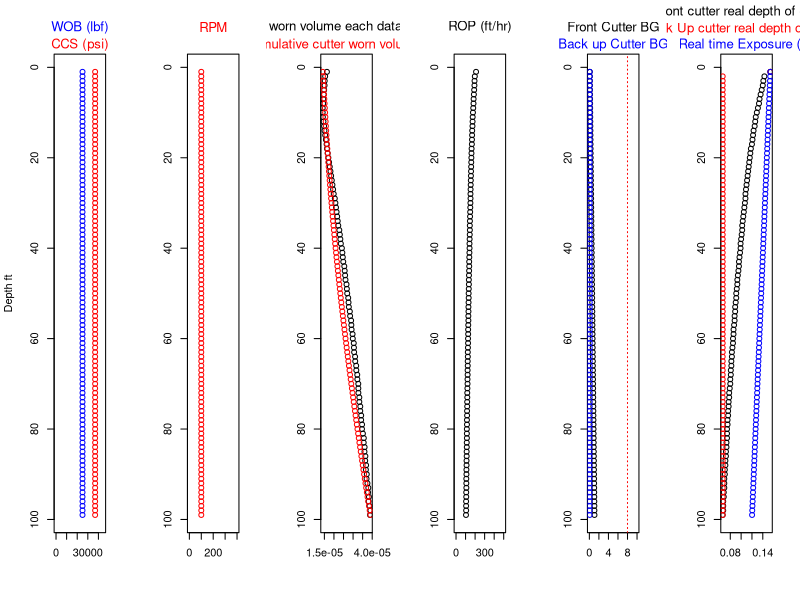

Source code (R):
Db <- 8.5 #bit diameter
Re <- Db/((2^0.5)*2) # effective radius
Ce <- 1 # cutter front area efficiency
# WOB <- 25000 # weight on bit klbf
# RPM <- 100 #
# CCS <- 41000 # in psi
NOC <- 32 # number of cutters
Dc <- 0.5 # cutter diameter in inch
Rc <- Dc/2 #cutter radius in inch
BR <- 20 # Back Rake in angle
SR <- 0 # Side Rake in angle
wSTUD <- 0 # weight 1 STUD
wPDC <- 1 # weight 2 PDC
Emb_Length <- 0.2 # Cutter embedded length  
Lcutter <- 2 # cutter length in inch
CutterT <- 0.0276 # cutter thickness in inch
ROPcoff <- 300 # ROP coefficient  
BGThershold <- 8*(Lcutter-Emb_Length)*tan(BR*pi/180)/Dc

#---------------------------------------------
# Cutter Wear Flat Area Temprature parameters
# Tf <- 50 # fluid temprature in C
# kf <- 0.04 # cutter/rock friction coefficient
f <- 0.5 # thermal response function 
# alpha_f <- 1 # 
#---------------------------------------------
DataTimeInter <- 1 # sec
#-----------------------------BG Column

# BG <- read.csv("C:/Users/DASLAB Hareland 3/Desktop/R calc file/ROP drafts/BG.csv", header = T)
BG <- read.csv("../Drilling Simulator/BG.csv", header = T)
BG <- 0.01*BG
Num_of_Data <- nrow(BG)
# BU_BG <- read.csv("C:/Users/DASLAB Hareland 3/Desktop/R calc file/ROP drafts/BU_BG.csv", header = T)
BU_BG <- read.csv("../Drilling Simulator/BU_BG.csv", header = T)
BU_BG <- 0.01*BU_BG
Num_of_Data <- nrow(BU_BG)

EXPR_new <- 0.15 #Back up cutter exposed when both cutters are new
EXPR_realtime <- matrix(0,Num_of_Data,1)
colnames(EXPR_realtime) <- "inch"


#-----ROP (ft/hr)-----------------------------
ROP <- matrix(0,Num_of_Data,1)
ROP <- data.frame(ROP)
colnames(ROP) <- 'ROP (ft/hr)'
#----------------------------WOB Column
# WOB <- read.csv("C:/Users/DASLAB Hareland 3/Desktop/R calc file/ROP drafts/WOB.csv", header = T)
WOB <- read.csv("../Drilling Simulator/WOB.csv", header = T)
WOC <- WOB/NOC
colnames(WOC) <- 'WOC,lbf'
#----------------------------RPM Column
# RPM <- read.csv("C:/Users/DASLAB Hareland 3/Desktop/R calc file/ROP drafts/RPM.csv", header = T)
RPM <- read.csv("../Drilling Simulator/RPM.csv", header = T)
#----------------------------CCS Column
# CCS <- read.csv("C:/Users/DASLAB Hareland 3/Desktop/R calc file/ROP drafts/CCS.csv", header = T)
CCS <- read.csv("../Drilling Simulator/CCS.csv", header = T)
#----------------------------Tf Column
# Tf <- read.csv("C:/Users/DASLAB Hareland 3/Desktop/R calc file/ROP drafts/Tf.csv", header = T)
Tf <- read.csv("../Drilling Simulator/Tf.csv", header = T)
#----------------------------kf Column
# kf <- read.csv("C:/Users/DASLAB Hareland 3/Desktop/R calc file/ROP drafts/kf.csv", header = T)
kf <- read.csv("../Drilling Simulator/Kf.csv", header = T)
#----------------------------alpha_f Column
# alpha_f <- read.csv("C:/Users/DASLAB Hareland 3/Desktop/R calc file/ROP drafts/alpha_f.csv", header = T)
alpha_f <- read.csv("../Drilling Simulator/alpha_f.csv", header = T)
#----------------------------thermal response function 
# f <- read.csv("C:/Users/DASLAB Hareland 3/Desktop/R calc file/ROP drafts/f.csv", header = T)
f <- read.csv("../Drilling Simulator/f.csv", header = T)
#----------------------------khf (w/cm/C) 
# khf <- read.csv("C:/Users/DASLAB Hareland 3/Desktop/R calc file/ROP drafts/khf.csv", header = T)
khf <- read.csv("../Drilling Simulator/Khf.csv", header = T)
#----------------------------FN1 and FN2 
#normal forces on cutter and back up cutter
FN1 <- matrix(0,Num_of_Data,1)
colnames(FN1) <- "Lbf"
FN2 <- matrix(0,Num_of_Data,1)
colnames(FN2) <- "Lbf"
#=============Tw and BU_Tw
Tw <- matrix(0,Num_of_Data,1)
colnames(Tw) <- "c"
BU_Tw <- matrix(0,Num_of_Data,1)
colnames(BU_Tw) <- "c"

#-----Cutters work (base and backup)--
work1 <- matrix(0,Num_of_Data,1)
colnames(work1) <- "ft.Lbf"
work2 <- matrix(0,Num_of_Data,1)
colnames(work2) <- "ft.Lbf"
workT <- matrix(0,Num_of_Data,1)
colnames(workT) <- "ft.Lbf"
BU_work1 <- matrix(0,Num_of_Data,1)
colnames(BU_work1) <- "ft.Lbf"
BU_work2 <- matrix(0,Num_of_Data,1)
colnames(BU_work2) <- "ft.Lbf"
BU_workT <- matrix(0,Num_of_Data,1)
colnames(BU_workT) <- "ft.Lbf"

#average wear coff of PDC and STUD 1 and 2
#1
alphaAve <- matrix(0,Num_of_Data,1)
colnames(alphaAve) <- "(ft.Lbf)/inch3"
#2
BU_alphaAve <- matrix(0,Num_of_Data,1)
colnames(BU_alphaAve) <- "(ft.Lbf)/inch3"

#1
cutter_worn_vol_each_datapoint <- matrix(0,Num_of_Data,1)
colnames(cutter_worn_vol_each_datapoint) <- "inch3"
#2
BU_cutter_worn_vol_each_datapoint <- matrix(0,Num_of_Data,1)
colnames(BU_cutter_worn_vol_each_datapoint) <- "inch3"

#1
comulative_cutter_worn_vol <- matrix(0,Num_of_Data,1)
colnames(comulative_cutter_worn_vol) <- "inch3"
#2
BU_comulative_cutter_worn_vol <- matrix(0,Num_of_Data,1)
colnames(BU_comulative_cutter_worn_vol) <- "inch3"

wear_cof_PDC <- 350000000 # (ft.Lbf)/inch3 of pure PDC material
wear_cof_STUD <- 20000 # (ft.Lbf)/inch3 of pure STUD material

#----------------------------Cutter Velocity (m/s) Column
Cutter_Velocity <- 2*pi*RPM*Re*0.0254/60
colnames(Cutter_Velocity) <- 'Cutter_Velocity,m/s'
#----------------------------cutter wear flat length,L (cm) Column
cutter_wearflat_length <- (BG*Dc/8)/sin(pi*BR/180)*2.54
colnames(cutter_wearflat_length) <- 'cutter_wearflat_length,cm'
BU_cutter_wearflat_length <- (BU_BG*Dc/8)/sin(pi*BR/180)*2.54
colnames(BU_cutter_wearflat_length) <- 'BU_cutter_wearflat_length,cm'

NeedToCovered <- (WOB/NOC)/(CCS)
colnames(NeedToCovered) <- 'NeedToCovered'
Max_DOC_OnCutterFace <- (Dc)*cos(BR*pi/180) 
Max_DOC <- Max_DOC_OnCutterFace*cos(BR*pi/180)

#-------------------------------------------------------------------------
BGDc8 <- BG*Dc/8
colnames(BGDc8) <- 'BGDc8'
BGDc8Cos <- BGDc8*cos(BR*pi/180)
colnames(BGDc8Cos) <- 'BGDc8Cos'

BU_BGDc8 <- BU_BG*Dc/8
colnames(BU_BGDc8) <- 'BU_BGDc8'
BU_BGDc8Cos <- BU_BGDc8*cos(BR*pi/180)
colnames(BU_BGDc8Cos) <- 'BU_BGDc8Cos'

#difference between weighted area beneath the cutter and needed area to be covered
Diff_AwW_T_NeedToCovered <- 0 -NeedToCovered
colnames(Diff_AwW_T_NeedToCovered) <- 'Diff_AwW_T_NeedToCovered'

#-------------------------------------------------------------------------
#finding the depth of cut and BG/BU_BG
DOC_accuracy <- 0.0001 # accuracy for finding depth of cut
StepSize <- 0.001

wornVol_accuracy <- 0.0001 #cutter worn volume acuracy
addBG <- 0.01
#===================Cutter #1==================
#==============================================
DOC_real <- matrix(0,nrow=Num_of_Data,ncol=1)
AH_Matrix <- matrix(0,nrow=Num_of_Data,ncol=1)
AV_Matrix <- matrix(0,nrow=Num_of_Data,ncol=1)
DepthOfCut_P <- matrix(0,nrow=Num_of_Data,ncol=1)
DOC_OCF <- matrix(0,nrow=Num_of_Data,ncol=1)
AOCFClean <- matrix(0,nrow=Num_of_Data,ncol=1)
AWOBG <- matrix(0,nrow=Num_of_Data,ncol=1)
ACT <- matrix(0,nrow=Num_of_Data,ncol=1)
AH <- matrix(0,nrow=Num_of_Data,ncol=1)
AV <- matrix(0,nrow=Num_of_Data,ncol=1)
AwTotal <- matrix(0,nrow=Num_of_Data,ncol=1)
AwPDC <- matrix(0,nrow=Num_of_Data,ncol=1)
AwSTUD <- matrix(0,nrow=Num_of_Data,ncol=1)

#==============================================
#==============================================
#===================Cutter #2==================
#==============================================
BU_DOC_real <- matrix(0,nrow=Num_of_Data,ncol=1)
BU_AH_Matrix <- matrix(0,nrow=Num_of_Data,ncol=1)
BU_AV_Matrix <- matrix(0,nrow=Num_of_Data,ncol=1)
BU_DepthOfCut_P <- matrix(0,nrow=Num_of_Data,ncol=1)
BU_DOC_OCF <- matrix(0,nrow=Num_of_Data,ncol=1)
BU_AOCFClean <- matrix(0,nrow=Num_of_Data,ncol=1)
BU_AWOBG <- matrix(0,nrow=Num_of_Data,ncol=1)
BU_ACT <- matrix(0,nrow=Num_of_Data,ncol=1)
BU_AH <- matrix(0,nrow=Num_of_Data,ncol=1)
BU_AV <- matrix(0,nrow=Num_of_Data,ncol=1)
BU_AwTotal <- matrix(0,nrow=Num_of_Data,ncol=1)
BU_AwPDC <- matrix(0,nrow=Num_of_Data,ncol=1)
BU_AwSTUD <- matrix(0,nrow=Num_of_Data,ncol=1)
#==============================================
#==============================================

#1
cwv <- 0 # cutter worn volume counter "comulative"
#2
BU_cwv <- 0 # cutter worn volume counter "comulative" for back up cutter





























for (i in 1:Num_of_Data){
  
  
  # sprintf("i number is = %i", i) 
  
  DepthOfCut_P[i,1] <- BGDc8Cos[i,1]
  colnames(DepthOfCut_P) <- 'DepthOfCut_P'
  BU_DepthOfCut_P[i,1] <- BU_BGDc8Cos[i,1]
  colnames(BU_DepthOfCut_P) <- 'BU_DepthOfCut_P'
  j <- 0
  
  while(DepthOfCut_P[i,1] < Max_DOC && Diff_AwW_T_NeedToCovered[i,1] < DOC_accuracy){
    
    j <- j+1
    
    
    DepthOfCut_P[i,1] <- DepthOfCut_P[i,1] + StepSize
    
    cat("i=",i,"and J=",j, "\n")
    
    #=======================Cutter #1=========================
    #=========================================================
    #=========================================================
    #=========================================================
    #=========================================================
    
    DOC_OCF[i,1] <- DepthOfCut_P[i,1]/(cos(BR*pi/180));# print(DOC_OCF[1,1])
    colnames(DOC_OCF) <- 'DOC_OCF'
    # AreaOnCutterFaceClean = AOCFC
    AOCFClean[i,1] <- (Rc^2)*acos((Rc-DOC_OCF[i,1])/Rc)-(Rc-DOC_OCF[i,1])*(2*Rc*DOC_OCF[i,1]-(DOC_OCF[i,1])^2)^0.5;# print(AOCFClean[1,1])
    colnames(AOCFClean) <- 'AOCFClean'
    # AreaWornOutBG = AWOBG # worn out area on cutter face
    AWOBG[i,1] <- (Rc^2)*acos((Rc-BGDc8[i,1])/Rc)-(Rc-BGDc8[i,1])*(2*Rc*BGDc8[i,1]-(BGDc8[i,1])^2)^0.5; #print(AWOBG[1,1])
    colnames(AWOBG) <- 'AWOBG'
    #Area Cut Total = ACT # total aera on cutter face
    ACT[i,1] <- AOCFClean[i,1] -AWOBG[i,1]
    colnames(ACT) <- 'ACT'
    # area beneath the cutter
    AH[i,1] <- ACT[i,1]*sin(BR*pi/180)
    colnames(AH) <- 'AH'
    # area infront of cutter
    AV[i,1] <- ACT[i,1]*cos(BR*pi/180)*cos(SR*pi/180)
    colnames(AV) <- 'AV'
    
    #-----------------------------------------
    #calc for Aw total
    Aw1 <- (BG[i,1]*Dc/8)*cos(BR*pi/180)
    Aw2 <- (Aw1-Lcutter*cos((90-BR)*pi/180))/sin((90-BR)*pi/180)
    if (Aw2<0){Aw3 <- 0} else {Aw3 <- Aw2}
    Aw4 <- Aw1/sin((90-BR)*pi/180)
    if (Aw4<Dc){Aw5 <- Aw4} else {Aw5 <- Dc}
    Aw6 <- (Aw5-Rc)/Rc
    Aw7 <- (Aw3-Rc)/Rc
    Aw8 <- (Aw5-Rc)
    Aw9 <- (Aw3-Rc)
    Aw10 <- ((2*Rc*Aw5-Aw5^2)^0.5)/(Rc)^2
    Aw11 <- ((2*Rc*Aw3-Aw3^2)^0.5)/(Rc)^2
    Aw12 <- (Rc^2/2)*(asin(Aw6)+Aw8*Aw10)
    Aw13 <- (Rc^2/2)*(asin(Aw7)+Aw9*Aw11)
    Aw14 <- (Aw12-Aw13)*(2/cos((90-BR)*pi/180))
    AwTotal[i,1] <- Aw14
    
    AwPDC1 <- (BG[i,1]*Dc/8)*cos(BR*pi/180)
    AwPDC2 <- (Aw1-CutterT*cos((90-BR)*pi/180))/sin((90-BR)*pi/180)
    if (AwPDC2<0){AwPDC3 <- 0} else {AwPDC3 <- AwPDC2}
    AwPDC4 <- AwPDC1/sin((90-BR)*pi/180)
    if (AwPDC4<Dc){AwPDC5 <- AwPDC4} else {AwPDC5 <- Dc}
    AwPDC6 <- (AwPDC5-Rc)/Rc
    AwPDC7 <- (AwPDC3-Rc)/Rc
    AwPDC8 <- (AwPDC5-Rc)
    AwPDC9 <- (AwPDC3-Rc)
    AwPDC10 <- ((2*Rc*AwPDC5-AwPDC5^2)^0.5)/(Rc)^2
    AwPDC11 <- ((2*Rc*AwPDC3-AwPDC3^2)^0.5)/(Rc)^2
    AwPDC12 <- (Rc^2/2)*(asin(AwPDC6)+AwPDC8*AwPDC10)
    AwPDC13 <- (Rc^2/2)*(asin(AwPDC7)+AwPDC9*AwPDC11)
    AwPDC14 <- (AwPDC12-AwPDC13)*(2/cos((90-BR)*pi/180))
    AwPDC[i,1] <- AwPDC14
    
    AwSTUD[i,1] <- AwTotal[i,1]-AwPDC[i,1]
    AwW <- wSTUD*AwSTUD[i,1] + wPDC*AwPDC[i,1] + AH[i,1]
    #=========================================================
    #=========================================================
    #=========================================================
    #=========================================================
    #=======================Cutter #2=========================
    
    EXPR_realtime[i,1] <- EXPR_new - BGDc8Cos[i,1] + BU_BGDc8Cos[i,1]
    
    if (DepthOfCut_P[i,1] > EXPR_new+BU_BGDc8Cos[i,1]){
      
      BU_DepthOfCut_P[i,1] <- DepthOfCut_P[i,1] - EXPR_new
      
      BU_DOC_OCF[i,1] <- BU_DepthOfCut_P[i,1]/(cos(BR*pi/180))
      colnames(BU_DOC_OCF) <- 'BU_DOC_OCF'
      # AreaOnCutterFaceClean = AOCFC
      BU_AOCFClean[i,1] <- (Rc^2)*acos((Rc-BU_DOC_OCF[i,1])/Rc)-(Rc-BU_DOC_OCF[i,1])*(2*Rc*BU_DOC_OCF[i,1]-(BU_DOC_OCF[i,1])^2)^0.5
      colnames(BU_AOCFClean) <- 'BU_AOCFClean'
      # AreaWornOutBG = AWOBG # worn out area on cutter face
      BU_AWOBG[i,1] <- (Rc^2)*acos((Rc-BU_BGDc8[i,1])/Rc)-(Rc-BU_BGDc8[i,1])*(2*Rc*BU_BGDc8[i,1]-(BU_BGDc8[i,1])^2)^0.5
      colnames(BU_AWOBG) <- 'BU_AWOBG'
      #Area Cut Total = ACT # total aera on cutter face
      BU_ACT[i,1] <- BU_AOCFClean[i,1] -BU_AWOBG[i,1]
      colnames(BU_ACT) <- 'BU_ACT'
      # area beneath the cutter
      BU_AH[i,1] <- BU_ACT[i,1]*sin(BR*pi/180)
      colnames(BU_AH) <- 'BU_AH'
      # area infront of cutter
      BU_AV[i,1] <- BU_ACT[i,1]*cos(BR*pi/180)*cos(SR*pi/180)
      colnames(BU_AV) <- 'BU_AV'
      
      #-----------------------------------------
      #calc for Aw total
      BU_Aw1 <- (BU_BG[i,1]*Dc/8)*cos(BR*pi/180)
      BU_Aw2 <- (BU_Aw1-Lcutter*cos((90-BR)*pi/180))/sin((90-BR)*pi/180)
      if (BU_Aw2<0){BU_Aw3 <- 0} else {BU_Aw3 <- BU_Aw2}
      BU_Aw4 <- BU_Aw1/sin((90-BR)*pi/180)
      if (BU_Aw4<Dc){BU_Aw5 <- BU_Aw4} else {BU_Aw5 <- Dc}
      BU_Aw6 <- (BU_Aw5-Rc)/Rc
      BU_Aw7 <- (BU_Aw3-Rc)/Rc
      BU_Aw8 <- (BU_Aw5-Rc)
      BU_Aw9 <- (BU_Aw3-Rc)
      BU_Aw10 <- ((2*Rc*BU_Aw5-BU_Aw5^2)^0.5)/(Rc)^2
      BU_Aw11 <- ((2*Rc*BU_Aw3-BU_Aw3^2)^0.5)/(Rc)^2
      BU_Aw12 <- (Rc^2/2)*(asin(BU_Aw6)+BU_Aw8*BU_Aw10)
      BU_Aw13 <- (Rc^2/2)*(asin(BU_Aw7)+BU_Aw9*BU_Aw11)
      BU_Aw14 <- (BU_Aw12-BU_Aw13)*(2/cos((90-BR)*pi/180))
      BU_AwTotal[i,1] <- BU_Aw14
      
      BU_AwPDC1 <- (BU_BG[i,1]*Dc/8)*cos(BR*pi/180)
      BU_AwPDC2 <- (BU_Aw1-CutterT*cos((90-BR)*pi/180))/sin((90-BR)*pi/180)
      if (BU_AwPDC2<0){BU_AwPDC3 <- 0} else {BU_AwPDC3 <- BU_AwPDC2}
      BU_AwPDC4 <- BU_AwPDC1/sin((90-BR)*pi/180)
      if (BU_AwPDC4<Dc){BU_AwPDC5 <- BU_AwPDC4} else {BU_AwPDC5 <- Dc}
      BU_AwPDC6 <- (BU_AwPDC5-Rc)/Rc
      BU_AwPDC7 <- (BU_AwPDC3-Rc)/Rc
      BU_AwPDC8 <- (BU_AwPDC5-Rc)
      BU_AwPDC9 <- (BU_AwPDC3-Rc)
      BU_AwPDC10 <- ((2*Rc*BU_AwPDC5-BU_AwPDC5^2)^0.5)/(Rc)^2
      BU_AwPDC11 <- ((2*Rc*BU_AwPDC3-BU_AwPDC3^2)^0.5)/(Rc)^2
      BU_AwPDC12 <- (Rc^2/2)*(asin(BU_AwPDC6)+BU_AwPDC8*BU_AwPDC10)
      BU_AwPDC13 <- (Rc^2/2)*(asin(BU_AwPDC7)+BU_AwPDC9*BU_AwPDC11)
      BU_AwPDC14 <- (BU_AwPDC12-BU_AwPDC13)*(2/cos((90-BR)*pi/180))
      BU_AwPDC[i,1] <- BU_AwPDC14
      
      BU_AwSTUD[i,1] <- BU_AwTotal[i,1]-BU_AwPDC[i,1]
      BU_AwW <- wSTUD*BU_AwSTUD[i,1] + wPDC*BU_AwPDC[i,1] + BU_AH[i,1]
      
      
    } 
    else{
      
      BU_AwW <- 0
      
    }
    
    #=========================================================
    #=========================================================
    #=========================================================
    #=========================================================
    #=========================================================
    
    
    AwW_T=AwW+BU_AwW #total weighted area beneath the cutter
    Diff_AwW_T_NeedToCovered[i,1] <- AwW_T -NeedToCovered[i,1]
    # DepthOfCut_P[i,1] <- DepthOfCut_P[i,1] + StepSize
    #-------------------------------------------------------------------------
    
  }
  
  
  
  
  
  
  DOC_real[i,1] <- DepthOfCut_P[i,1]- BGDc8Cos[i,1]
  colnames(DOC_real) <- 'DOC_real'
  AH_Matrix[i,1] <- AH[i,1]
  colnames(AH) <- 'AH'
  AV_Matrix[i,1] <- AV[i,1]
  colnames(AV) <- 'AV'
  FN1[i,1] <- AwW/AwW_T
  
  if (DepthOfCut_P[i,1] > EXPR_new+BU_BGDc8Cos[i,1]){
    
    BU_DOC_real[i,1] <- BU_DepthOfCut_P[i,1]- BU_BGDc8Cos[i,1]
    colnames(BU_DOC_real) <- 'BU_DOC_real'
    BU_AH_Matrix[i,1] <- BU_AH[i,1]
    colnames(BU_AH) <- 'BU_AH'
    BU_AV_Matrix[i,1] <- BU_AV[i,1]
    colnames(BU_AV) <- 'BU_AV'
    FN2[i,1] <- BU_AwW/AwW_T
    
  }
  else{
    
    BU_DOC_real[i,1] <- 0
    colnames(BU_DOC_real) <- 'BU_DOC_real'
    BU_AH_Matrix[i,1] <- 0
    colnames(BU_AH) <- 'BU_AH'
    BU_AV_Matrix[i,1] <- 0
    colnames(BU_AV) <- 'BU_AV'
    FN2[i,1] <- 0
    
  }
  
  
  
  ROP[i,1] <- ROPcoff*(5*RPM[i,1]*Re*Ce*((AV_Matrix[i,1]+BU_AV_Matrix[i,1])/2)/(pi*Db*Db/4))
  
  
  
  
  
  
  
  #============================================WEAR AND TEMPRATURE================================================
  #============================================WEAR AND TEMPRATURE================================================
  #============================================WEAR AND TEMPRATURE================================================
  #============================================WEAR AND TEMPRATURE================================================
  #============================================WEAR AND TEMPRATURE================================================
  #============================================WEAR AND TEMPRATURE================================================
  
  if (EXPR_realtime[i,1] > 0){
    # calculations for cutter 1 and 2 for temprature and wear when the EXPR is not zero. Cutters are not in the same level.
    
    
    
    
    # for cutter 1
    ##############
    ##############
    ##############
    ##############
    cutter_wearflat_length[i,1] <- (BG[i,1]*Dc/8)/sin(pi*BR/180)*2.54
    colnames(cutter_wearflat_length) <- 'cutter_wearflat_length,cm'
    
    Tw[i,1] <- Tf[i,1]+((kf[i,1]*(FN1[i,1]*WOC[i,1])*Cutter_Velocity[i,1]*f[i,1])/(AwTotal[i,1]*6.4516))*
      ((1+(3*(pi^0.5)/4)*f[i,1]*khf[i,1]*(Cutter_Velocity[i,1]/(cutter_wearflat_length[i,1]*alpha_f[i,1]))^0.5)^-1)
    
    #============================================================wear function
    work1[i,1] <- (0.083*kf[i,1]*(FN1[i,1]*WOC[i,1])*RPM[i,1]*(2*pi*Re))*(DataTimeInter/60)
    work2[i,1] <- (0.083*Ce*AV_Matrix[i,1]*(2*pi*Re)*RPM[i,1]*CCS[i,1])*(DataTimeInter/60)
    workT[i,1] <- work1[i,1] + work2[i,1]
    alphaAve[i,1] <- (AwPDC[i,1]/AwTotal[i,1])*wear_cof_PDC+(AwSTUD[i,1]/AwTotal[i,1])*wear_cof_STUD
    cutter_worn_vol_each_datapoint[i,1] <- workT[i,1]/alphaAve[i,1]
    
    cwv <- cutter_worn_vol_each_datapoint[i,1]+ cwv
    comulative_cutter_worn_vol[i,1] <- cwv
    
    #calculate the BG by reverse cutter volume equation
    
    V_total_worn_theory <- 0
    
    while(V_total_worn_theory - comulative_cutter_worn_vol[i,1] < wornVol_accuracy){
      
      
      if (i==1){
        BG[i,1] <- BG[i,1] + addBG 
        
        
        V_total_worn_theory <- (-1)*((((Dc/2)^3)/tan(pi*BR/180))*
                                       ((((Dc/2)-(BG[i,1]*Dc/8))/(Dc/2))*acos((((Dc/2)-(BG[i,1]*Dc/8))/(Dc/2)))-
                                          ((1-((((Dc/2)-(BG[i,1]*Dc/8))/(Dc/2)))^2))^0.5)+(((Dc/2)^3)/3*tan(pi*BR/180))*
                                       ((1-((((Dc/2)-(BG[i,1]*Dc/8))/(Dc/2)))^2)^0.5)^3)
        
        cat("i==1 and For i=",i,"///   BG=",BG[i,1]," ///   CTWV=",comulative_cutter_worn_vol[i,1],
            "///   theoryV=",V_total_worn_theory,"///   diff=",V_total_worn_theory - comulative_cutter_worn_vol[i,1], "\n")
        
      } 
      else{
        BG[i,1] <- BG[i-1,1] + addBG
        
        # cat("BG=",BG[i,1])
        
        V_total_worn_theory <- (-1)*((((Dc/2)^3)/tan(pi*BR/180))*
                                       ((((Dc/2)-(BG[i,1]*Dc/8))/(Dc/2))*acos((((Dc/2)-(BG[i,1]*Dc/8))/(Dc/2)))-
                                          ((1-((((Dc/2)-(BG[i,1]*Dc/8))/(Dc/2)))^2))^0.5)+(((Dc/2)^3)/3*tan(pi*BR/180))*
                                       ((1-((((Dc/2)-(BG[i,1]*Dc/8))/(Dc/2)))^2)^0.5)^3)
        
        cat("i==1 and For i=",i,"///   BG=",BG[i,1]," ///   CTWV=",comulative_cutter_worn_vol[i,1],
            "///   theoryV=",V_total_worn_theory,"///   diff=",V_total_worn_theory - comulative_cutter_worn_vol[i,1], "\n")
        
      }
    }
    #update BG that is used for next ROP calculations
    BG[i+1,1] <- BG[i,1]
    
    
    
    
    
    
    
    
    
    
    
    
    
    
    #for cutter 2 or back up cutter ==== if it is engaged with formation or NOT
    ##############
    ##############
    ##############
    ##############
    
    if (DepthOfCut_P[i,1] > EXPR_new+BU_BGDc8Cos[i,1]){
      
      BU_cutter_wearflat_length[i,1] <- (BU_BG[i,1]*Dc/8)/sin(pi*BR/180)*2.54
      colnames(BU_cutter_wearflat_length) <- 'BU_cutter_wearflat_length,cm'
      
      BU_Tw[i,1] <- Tf[i,1]+((kf[i,1]*(FN2[i,1]*WOC[i,1])*Cutter_Velocity[i,1]*f[i,1])/(BU_AwTotal[i,1]*6.4516))*
        ((1+(3*(pi^0.5)/4)*f[i,1]*khf[i,1]*(Cutter_Velocity[i,1]/(BU_cutter_wearflat_length[i,1]*alpha_f[i,1]))^0.5)^-1)
      
      #============================================================wear function
      BU_work1[i,1] <- (0.083*kf[i,1]*(FN2[i,1]*WOC[i,1])*RPM[i,1]*(2*pi*Re))*(DataTimeInter/60)
      BU_work2[i,1] <- (0.083*Ce*BU_AV_Matrix[i,1]*(2*pi*Re)*RPM[i,1]*CCS[i,1])*(DataTimeInter/60)
      BU_workT[i,1] <- BU_work1[i,1] + BU_work2[i,1]
      BU_alphaAve[i,1] <- (BU_AwPDC[i,1]/BU_AwTotal[i,1])*wear_cof_PDC+(BU_AwSTUD[i,1]/BU_AwTotal[i,1])*wear_cof_STUD
      BU_cutter_worn_vol_each_datapoint[i,1] <- BU_workT[i,1]/BU_alphaAve[i,1]
      
      BU_cwv <- BU_cutter_worn_vol_each_datapoint[i,1]+ BU_cwv
      BU_comulative_cutter_worn_vol[i,1] <- BU_cwv
      
      #calculate the BU_BG by reverse cutter volume equation
      # wornVol_accuracy <- 0.001
      BU_V_total_worn_theory <- 0
      
      while(BU_V_total_worn_theory - BU_comulative_cutter_worn_vol[i,1] < wornVol_accuracy){
        
        if (i==1){
          BU_BG[i,1] <- BU_BG[i,1] + addBG
          
          BU_V_total_worn_theory <- (-1)*((((Dc/2)^3)/tan(pi*BR/180))*
                                            ((((Dc/2)-(BU_BG[i,1]*Dc/8))/(Dc/2))*acos((((Dc/2)-(BU_BG[i,1]*Dc/8))/(Dc/2)))-
                                               ((1-((((Dc/2)-(BU_BG[i,1]*Dc/8))/(Dc/2)))^2))^0.5)+(((Dc/2)^3)/3*tan(pi*BR/180))*
                                            ((1-((((Dc/2)-(BU_BG[i,1]*Dc/8))/(Dc/2)))^2)^0.5)^3)
          
          cat("i==1 and For i=",i,"///   BG=",BG[i,1]," ///   CTWV=",comulative_cutter_worn_vol[i,1],
              "///   theoryV=",V_total_worn_theory,"///   diff=",V_total_worn_theory - comulative_cutter_worn_vol[i,1], "\n")
        } 
        else{
          BU_BG[i,1] <- BU_BG[i-1,1] + addBG 
          
          BU_V_total_worn_theory <- (-1)*((((Dc/2)^3)/tan(pi*BR/180))*
                                            ((((Dc/2)-(BU_BG[i,1]*Dc/8))/(Dc/2))*acos((((Dc/2)-(BU_BG[i,1]*Dc/8))/(Dc/2)))-
                                               ((1-((((Dc/2)-(BU_BG[i,1]*Dc/8))/(Dc/2)))^2))^0.5)+(((Dc/2)^3)/3*tan(pi*BR/180))*
                                            ((1-((((Dc/2)-(BU_BG[i,1]*Dc/8))/(Dc/2)))^2)^0.5)^3)
          
          cat("i==1 and For i=",i,"///   BG=",BG[i,1]," ///   CTWV=",comulative_cutter_worn_vol[i,1],
              "///   theoryV=",V_total_worn_theory,"///   diff=",V_total_worn_theory - comulative_cutter_worn_vol[i,1], "\n")
        }
      }
      #update BG that is used for next ROP calculations
      BU_BG[i+1,1] <- BU_BG[i,1]
      
      
    }
    else{
      
      BU_BG[i+1,1] <- BU_BG[i,1]
      
    }
    
    
    
    
    
    
  }
  # if EXPR realtime achived 0 and both cutters are in same lavel, then:
  # calc BG1 and 2 seperatly and take an average and report it for both BGs
  else{
    
    
    # for cutter 1
    ##############
    ##############
    ##############
    ##############
    cutter_wearflat_length[i,1] <- (BG[i,1]*Dc/8)/sin(pi*BR/180)*2.54
    colnames(cutter_wearflat_length) <- 'cutter_wearflat_length,cm'
    
    Tw[i,1] <- Tf[i,1]+((kf[i,1]*FN1[i,1]*Cutter_Velocity[i,1]*f[i,1])/(AwTotal[i,1]*6.4516))*
      ((1+(3*(pi^0.5)/4)*f[i,1]*khf[i,1]*(Cutter_Velocity[i,1]/(cutter_wearflat_length[i,1]*alpha_f[i,1]))^0.5)^-1)
    
    #============================================================wear function
    work1[i,1] <- (0.083*kf[i,1]*FN1[i,1]*RPM[i,1]*(2*pi*Re))*(DataTimeInter/60)
    work2[i,1] <- (0.083*Ce*AV_Matrix[i,1]*(2*pi*Re)*RPM[i,1]*CCS[i,1])*(DataTimeInter/60)
    workT[i,1] <- work1[i,1] + work2[i,1]
    alphaAve[i,1] <- (AwPDC/AwTotal)*wear_cof_PDC+(AwSTUD/AwTotal)*wear_cof_STUD
    cutter_worn_vol_each_datapoint[i,1] <- workT[i,1]/alphaAve[i,1]
    
    cwv <- cutter_worn_vol_each_datapoint[i,1]+ cwv
    comulative_cutter_worn_vol[i,1] <- cwv
    
    #calculate the BG by reverse cutter volume equation
    # wornVol_accuracy <- 0.001
    V_total_worn_theory <- 0
    
    while(V_total_worn_theory - comulative_cutter_worn_vol[i,1] < wornVol_accuracy){
      
      if (i==1){
        BG[i,1] <- BG[i,1] + addBG
        
        V_total_worn_theory <- (-1)*((((Dc/2)^3)/tan(pi*BR/180))*
                                       ((((Dc/2)-(BG[i,1]*Dc/8))/(Dc/2))*acos((((Dc/2)-(BG[i,1]*Dc/8))/(Dc/2)))-
                                          ((1-((((Dc/2)-(BG[i,1]*Dc/8))/(Dc/2)))^2))^0.5)+(((Dc/2)^3)/3*tan(pi*BR/180))*
                                       ((1-((((Dc/2)-(BG[i,1]*Dc/8))/(Dc/2)))^2)^0.5)^3)
        
        cat("i==1 and For i=",i,"///   BG=",BG[i,1]," ///   CTWV=",comulative_cutter_worn_vol[i,1],
            "///   theoryV=",V_total_worn_theory,"///   diff=",V_total_worn_theory - comulative_cutter_worn_vol[i,1], "\n")
      } 
      else{
        BG[i,1] <- BG[i-1,1] + addBG 
        
        V_total_worn_theory <- (-1)*((((Dc/2)^3)/tan(pi*BR/180))*
                                       ((((Dc/2)-(BG[i,1]*Dc/8))/(Dc/2))*acos((((Dc/2)-(BG[i,1]*Dc/8))/(Dc/2)))-
                                          ((1-((((Dc/2)-(BG[i,1]*Dc/8))/(Dc/2)))^2))^0.5)+(((Dc/2)^3)/3*tan(pi*BR/180))*
                                       ((1-((((Dc/2)-(BG[i,1]*Dc/8))/(Dc/2)))^2)^0.5)^3)
        
        cat("i==1 and For i=",i,"///   BG=",BG[i,1]," ///   CTWV=",comulative_cutter_worn_vol[i,1],
            "///   theoryV=",V_total_worn_theory,"///   diff=",V_total_worn_theory - comulative_cutter_worn_vol[i,1], "\n")
      }
    }
    
    
    
    
    
    
    
    
    
    
    #for cutter 2 or back up cutter
    ##############
    ##############
    ##############
    ##############
    if (DepthOfCut_P[i,1] > EXPR_new+BU_BGDc8Cos[i,1]){
      
      BU_cutter_wearflat_length[i,1] <- (BU_BG[i,1]*Dc/8)/sin(pi*BR/180)*2.54
      colnames(BU_cutter_wearflat_length) <- 'BU_cutter_wearflat_length,cm'
      
      BU_Tw[i,1] <- Tf[i,1]+((kf[i,1]*FN2[i,1]*Cutter_Velocity[i,1]*f[i,1])/(BU_AwTotal[i,1]*6.4516))*
        ((1+(3*(pi^0.5)/4)*f[i,1]*khf[i,1]*(Cutter_Velocity[i,1]/(BU_cutter_wearflat_length[i,1]*alpha_f[i,1]))^0.5)^-1)
      
      #============================================================wear function
      BU_work1[i,1] <- (0.083*kf[i,1]*FN2[i,1]*RPM[i,1]*(2*pi*Re))*(DataTimeInter/60)
      BU_work2[i,1] <- (0.083*Ce*BU_AV_Matrix[i,1]*(2*pi*Re)*RPM[i,1]*CCS[i,1])*(DataTimeInter/60)
      BU_workT[i,1] <- BU_work1[i,1] + BU_work2[i,1]
      BU_alphaAve[i,1] <- (BU_AwPDC/BU_AwTotal)*wear_cof_PDC+(BU_AwSTUD/BU_AwTotal)*wear_cof_STUD
      BU_cutter_worn_vol_each_datapoint[i,1] <- BU_workT[i,1]/BU_alphaAve[i,1]
      
      BU_cwv <- BU_cutter_worn_vol_each_datapoint[i,1]+ BU_cwv
      BU_comulative_cutter_worn_vol[i,1] <- BU_cwv
      
      #calculate the BU_BG by reverse cutter volume equation
      # wornVol_accuracy <- 0.001
      BU_V_total_worn_theory <- 0
      
      while(BU_V_total_worn_theory - BU_comulative_cutter_worn_vol[i,1] < wornVol_accuracy){
        
        if (i==1){
          BU_BG[i,1] <- BU_BG[i,1] + addBG
          
          BU_V_total_worn_theory <- (-1)*((((Dc/2)^3)/tan(pi*BR/180))*
                                            ((((Dc/2)-(BU_BG[i,1]*Dc/8))/(Dc/2))*acos((((Dc/2)-(BU_BG[i,1]*Dc/8))/(Dc/2)))-
                                               ((1-((((Dc/2)-(BU_BG[i,1]*Dc/8))/(Dc/2)))^2))^0.5)+(((Dc/2)^3)/3*tan(pi*BR/180))*
                                            ((1-((((Dc/2)-(BU_BG[i,1]*Dc/8))/(Dc/2)))^2)^0.5)^3)
          
          cat("i==1 and For i=",i,"///   BG=",BG[i,1]," ///   CTWV=",comulative_cutter_worn_vol[i,1],
              "///   theoryV=",V_total_worn_theory,"///   diff=",V_total_worn_theory - comulative_cutter_worn_vol[i,1], "\n")
        } 
        else{
          BU_BG[i,1] <- BU_BG[i-1,1] + addBG 
          
          BU_V_total_worn_theory <- (-1)*((((Dc/2)^3)/tan(pi*BR/180))*
                                            ((((Dc/2)-(BU_BG[i,1]*Dc/8))/(Dc/2))*acos((((Dc/2)-(BU_BG[i,1]*Dc/8))/(Dc/2)))-
                                               ((1-((((Dc/2)-(BU_BG[i,1]*Dc/8))/(Dc/2)))^2))^0.5)+(((Dc/2)^3)/3*tan(pi*BR/180))*
                                            ((1-((((Dc/2)-(BU_BG[i,1]*Dc/8))/(Dc/2)))^2)^0.5)^3)
          
          cat("i==1 and For i=",i,"///   BG=",BG[i,1]," ///   CTWV=",comulative_cutter_worn_vol[i,1],
              "///   theoryV=",V_total_worn_theory,"///   diff=",V_total_worn_theory - comulative_cutter_worn_vol[i,1], "\n")
        }
      }
      
      
      
      #update BG and BU_BG by taking average of both
      
      BG[i+1,1] <- (BG[i,1]+BU_BG[i,1])/2
      BU_BG[i+1,1] <- (BG[i,1]+BU_BG[i,1])/2
      
      
    }
    else{
      
      BG[i+1,1] <- (BG[i,1]+BU_BG[i,1])/2
      BU_BG[i+1,1] <- (BG[i,1]+BU_BG[i,1])/2
    }
    
  }
  
  
  
  
  
  
  BGDc8[i+1,1] <- BG[i+1,1]*Dc/8
  BGDc8Cos[i+1,1] <- BGDc8[i+1,1]*cos(BR*pi/180)
  
  BU_BGDc8[i+1,1] <- BU_BG[i+1,1]*Dc/8
  BU_BGDc8Cos[i+1,1] <- BU_BGDc8[i+1,1]*cos(BR*pi/180)
  
  
  
}










#######################PLOTS
# #WOB
par(mfrow=c(1,6))
a <- data.frame(seq(1,Num_of_Data))
# #---------------------------------
plot(WOB[,1],a[,1], ylim = rev(range(a[,1])), ylab = "Depth ft", xlab = "", col="blue",
     pch=1,title(expression(main = "WOB (lbf)"), adj = 0.5, line = 2, col.main = "blue"),xlim = c(0,45000))
par(new=TRUE)
#CCS
plot(CCS[,1],a[,1], ylim = rev(range(a[,1])), axes=F, ylab = NA, xlab = NA,
     col="red",pch=1,title(expression(main = "CCS (psi)"), adj = 0.5, line = 0.7, col.main = "red"),xlim = c(0,50000))


# axis(side = 4)
# mtext(side = 4, line = 3, 'Number genes selected')
par(new=FALSE)


# #RPM
plot(RPM[,1],a[,1], ylim = rev(range(a[,1])),ylab = "",xlab = "",
     col="red",pch=1,title(expression(main = "RPM"), col.main = "red"),xlim = c(0,400))



#cutter_worn_vol_each_datapoint
plot(cutter_worn_vol_each_datapoint[,1],a[,1], ylim = rev(range(a[,1])),ylab = "",xlab = "",
     col="black",pch=1,title(expression(main = "Cutter worn volume each data point (in3)"), col.main = "black"))

par(new=TRUE)

plot(comulative_cutter_worn_vol[,1],a[,1], ylim = rev(range(a[,1])),ylab = "",xlab = "", axes=F,
     col="red",pch=1,title(expression(main = "Comulative cutter worn volume (in3)"), adj = 0.5, line = 0.7, col.main = "red"))



#ROP
plot(ROP[,1],a[,1], ylim = rev(range(a[,1])),ylab = "",xlab = "",
     col="black",pch=1,title(expression(main = "ROP (ft/hr)")),xlim = c(0,500))
par(new=FALSE)


#BG
plot(BG[1:99,1],a[,1], ylim = rev(range(a[,1])),ylab = "",xlab = "",
     col="black",pch=1,title(expression(main = "Front Cutter BG"), col.main = "black"),xlim = c(0,10))

par(new=TRUE)
#BU_BG
plot(BU_BG[1:99,1],a[,1], ylim = rev(range(a[,1])),ylab = "",xlab = "", axes=F,
     col="blue",pch=1,title(expression(main = "Back up Cutter BG"), adj = 0.5, line = 0.7, col.main = "blue"),xlim = c(0,10))
abline(v=8, col = "red", lty = 3)
par(new=FALSE)





#DOC_real
plot(DOC_real[,1],a[,1], ylim = rev(range(a[,1])),ylab = "",xlab = "",
     col="black",pch=1,title(expression(main = "Front cutter real depth of cut (in)"), adj = 0.5, line = 3.2, col.main = "black"))
par(new=TRUE)

#DOC_real
plot(BU_DOC_real[,1],a[,1], ylim = rev(range(a[,1])),ylab = "",xlab = "", axes=F,
     col="red",pch=1,title(expression(main = "Back Up cutter real depth of cut (in)"), adj = 0.5, line = 1.9, col.main = "red"))
par(new=TRUE)
# 
#EXPR_realtime
plot(EXPR_realtime[,1],a[,1], ylim = rev(range(a[,1])),ylab = "",xlab = "", axes=F,
     col="blue",pch=1,title(expression(main = "Real time Exposure (in)"), adj = 0.5, line = 0.7, col.main = "blue"),xlim = c(0,EXPR_new))








